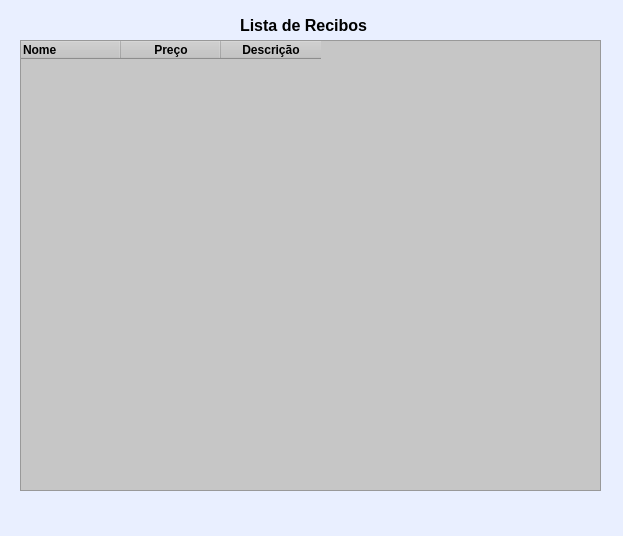
<?xml version="1.0" encoding="UTF-8"?>
<ui version="4.0">
 <class>MainWindow</class>
 <widget class="QMainWindow" name="MainWindow">
  <property name="geometry">
   <rect>
    <x>0</x>
    <y>0</y>
    <width>623</width>
    <height>536</height>
   </rect>
  </property>
  <property name="windowTitle">
   <string>MainWindow</string>
  </property>
  <property name="styleSheet">
   <string notr="true">background-color: rgb(233, 239, 255);</string>
  </property>
  <widget class="QWidget" name="centralwidget">
   <widget class="QLabel" name="label">
    <property name="geometry">
     <rect>
      <x>240</x>
      <y>10</y>
      <width>151</width>
      <height>31</height>
     </rect>
    </property>
    <property name="font">
     <font>
      <pointsize>12</pointsize>
      <weight>75</weight>
      <bold>true</bold>
     </font>
    </property>
    <property name="text">
     <string>Lista de Recibos</string>
    </property>
   </widget>
   <widget class="QTableWidget" name="tableWidget">
    <property name="geometry">
     <rect>
      <x>20</x>
      <y>40</y>
      <width>581</width>
      <height>451</height>
     </rect>
    </property>
    <property name="font">
     <font>
      <weight>75</weight>
      <bold>true</bold>
     </font>
    </property>
    <property name="toolTip">
     <string>&lt;html&gt;&lt;head/&gt;&lt;body&gt;&lt;p&gt;&lt;br/&gt;&lt;/p&gt;&lt;/body&gt;&lt;/html&gt;</string>
    </property>
    <property name="styleSheet">
     <string notr="true">background-color: rgb(198, 198, 198);</string>
    </property>
    <column>
     <property name="text">
      <string>Nome</string>
     </property>
     <property name="font">
      <font>
       <pointsize>9</pointsize>
       <weight>75</weight>
       <bold>true</bold>
      </font>
     </property>
     <property name="textAlignment">
      <set>AlignLeading|AlignVCenter</set>
     </property>
    </column>
    <column>
     <property name="text">
      <string>Preço</string>
     </property>
     <property name="font">
      <font>
       <weight>75</weight>
       <bold>true</bold>
      </font>
     </property>
    </column>
    <column>
     <property name="text">
      <string>Descrição</string>
     </property>
     <property name="font">
      <font>
       <weight>75</weight>
       <bold>true</bold>
      </font>
     </property>
    </column>
   </widget>
  </widget>
  <widget class="QMenuBar" name="menubar">
   <property name="geometry">
    <rect>
     <x>0</x>
     <y>0</y>
     <width>623</width>
     <height>21</height>
    </rect>
   </property>
  </widget>
  <widget class="QStatusBar" name="statusbar"/>
 </widget>
 <resources/>
 <connections/>
</ui>
